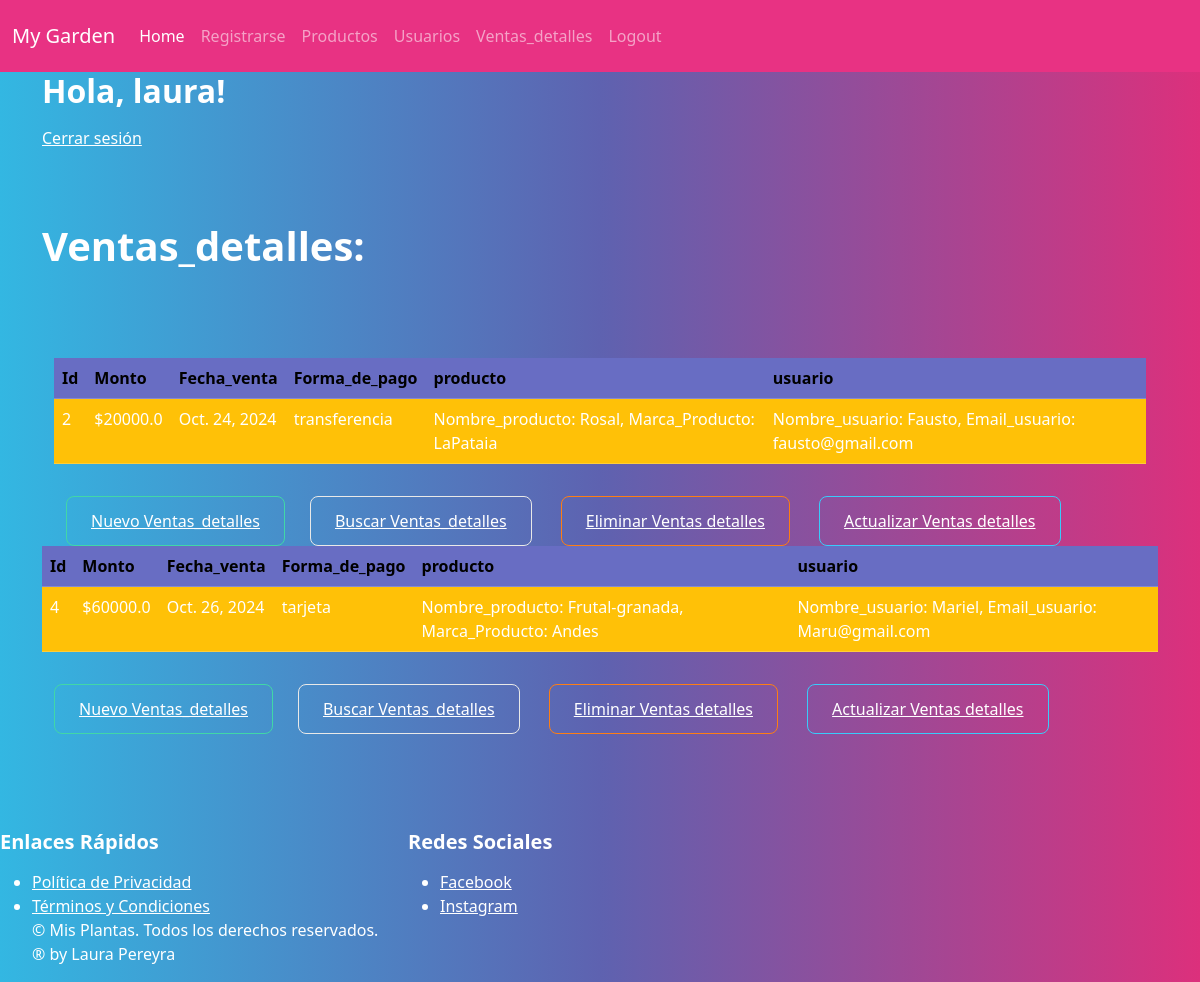
The page /venta_detalles/ (signed in) on the database its author committed.
### App5/models.py (models this page shows, shortened)
class Ventas_detalles(models.Model):
    monto = models.FloatField()
    fecha_venta = models.DateField()
    forma_de_pago = models.CharField(max_length=25)
    producto = models.ForeignKey(Productos, on_delete=models.CASCADE)
    usuario = models.ForeignKey(Usuarios, on_delete=models.CASCADE)

class Productos(models.Model):
    nombre_producto = models.CharField(max_length=30)
    marca_producto = models.CharField(max_length=20)
    def __str__(self):
        return f'Nombre_producto: {self.nombre_producto}, Marca_Producto: {self.marca_producto}'

class Usuarios(models.Model):
    nombre_usuario = models.CharField(max_length=30)
    email_usuario = models.EmailField()
    def __str__(self):
        return f'Nombre_usuario: {self.nombre_usuario}, Email_usuario: {self.email_usuario}'

### App5/views.py (the view)
# urls.py: path('venta_detalles/', views.mostrar_ventas_detalles, name='Ventas_detalles'),
def mostrar_ventas_detalles(request):
    venta_detalle = Ventas_detalles.objects.all()
    context = {'venta_detalle': venta_detalle}
    return render(request, 'App5/ventas_detalles.html', context=context)

### App5/Templates/App5/ventas_detalles.html (shortened to what this page needs)
{% extends 'App5/base.html' %}
{% load static %}
{% block codigoDinamico %}
<div class="container">
    <h1> Ventas_detalles: </h1> <br> <br> <br>
{% for ventas_detalles in venta_detalle %}
        <div class="container">
            <table class="table table-hover">
                <tbody>
                    <th scope="col">Id</th>
                    <th scope="col">Monto</th>
                    <th scope="col">Fecha_venta</th>
                    <th scope="col">Forma_de_pago</th>
                    <th scope="col">producto</th>
                    <th scope="col">usuario</th>
                    <tr class="table-warning">
                        <td>  {{ ventas_detalles.id}}</td>
                        <td> ${{ ventas_detalles.monto}}</td>
                        <td>  {{ ventas_detalles.fecha_venta}}</td>
                        <td>  {{ ventas_detalles.forma_de_pago}}</td>
                        <td>  {{ ventas_detalles.producto}}</td>
                        <td>  {{ ventas_detalles.usuario}}</td>
                    </tr>
                </tbody>
            </table>
            <div class="container">
                <button type="button" class="btn btn-outline-success">
                    <a href="{% url 'Crear Ventas_detalles' %}">Nuevo Ventas_detalles</a>
                </button>&nbsp; &nbsp; &nbsp;
                <button type="button" class="btn btn-outline-light">
                    <a href="{% url 'Buscar ventas_detalles' %}">Buscar Ventas_detalles</a>
                </button> &nbsp; &nbsp; &nbsp;
                <button type="button" class="btn btn-outline-danger">
                    <a href="{% url 'Eliminar Ventas detalles' ventas_detalles_id=ventas_detalles.id %}">Eliminar Ventas detalles</a>
                </button> &nbsp; &nbsp; &nbsp;
                <button type="button" class="btn btn-outline-info">
                    <a href="{% url 'Actualizar Ventas detalles' ventas_detalles_id=ventas_detalles.id %}">Actualizar Ventas detalles</a>
                </button>
            </div>
        </div>
    </div>
    {% endfor %}
{% endblock %}

### App5/Templates/App5/base.html (shortened to what this page needs)
{% load static %}
<!DOCTYPE html>
<html lang="en">
<head>
    <link href="https://bootswatch.com/5/quartz/bootstrap.min.css" rel="stylesheet"/>
    <link href="{% static 'App5/styles.css' %}" rel="stylesheet" />
    <link href="{% static 'App5/bootstrap.css' %}" rel="stylesheet" />
</head>
<body>
    <nav class="navbar navbar-expand-lg bg-primary" data-bs-theme="dark">
        <div class="container-fluid">
          <a class="navbar-brand" href="#">My Garden</a>
          <div class="collapse navbar-collapse" id="navbarColor01">
            <ul class="navbar-nav me-auto">
              <li class="nav-item">
                <a class="nav-link active" href="{% url 'Home' %}">Home
                </a>
              </li>
              <li class="nav-item">
                <a class="nav-link" href="{% url 'Registro' %}">Registrarse</a>
                </li>
                {% if request.user.is_authenticated %}
                <li class="nav-item">
                  <a class="nav-link" href="{% url 'Productos' %}">Productos</a>
                </li>
                <li class="nav-item">
                  <a class="nav-link" href="{% url 'Usuarios' %}">Usuarios</a>
                </li>
                <li class="nav-item">
                  <a class="nav-link" href="{% url 'Ventas_detalles' %}">Ventas_detalles</a>
                </li>
                <li class="nav-item">
                  <a class="nav-link" href="{% url 'logout' %}">Logout</a>
                </li>
                {% else %}
                <li class="nav-item">
                  <a class="nav-link" href="{% url 'login' %}">Login</a>
                </li>
                {% endif %}
              </ul>
            </div>
          </div>
        </nav>
        <div class="container">
        {% if request.user.is_authenticated %}
        <h2> Hola, {{user.username}}!</h2>
             <a href="{% url 'logout' %}">Cerrar sesión</a>
             {% else %}
                 <h2>No has iniciado sesión. <a href="{% url 'login' %}">Inicia sesión aquí</a>
             {% endif %}
                </div><br> <br> <br>
              {% block codigoDinamico %}
              {% endblock %}
<footer class="mt-5">
  <div class="row">
    <div class="col-md-4">
        <h5>Enlaces Rápidos</h5>
        <ul>
            <li><a href="{% url 'privacy_policy' %}">Política de Privacidad</a></li>
            <li><a href="{% url 'terms_conditions' %}">Términos y Condiciones</a></li>
            <p>&copy;  Mis Plantas. Todos los derechos reservados. ® by Laura Pereyra</p>
        </ul>
    </div>
    <div class="col-md-4">
        <h5>Redes Sociales</h5>
        <ul>
            <li><a href="#">Facebook</a></li>
            <li><a href="#">Instagram</a></li>
        </ul>
    </div>
</div>
</footer>
</body>
</html>

### rows shown on the page
Ventas_detalles: id "2", monto "20000.0", fecha_venta "Oct. 24, 2024", forma_de_pago "transferencia", producto "Nombre_producto: Rosal, Marca_Producto: LaPataia", usuario "Nombre_usuario: Fausto, Email_usuario: fausto@gmail.com"
Ventas_detalles: id "4", monto "60000.0", fecha_venta "Oct. 26, 2024", forma_de_pago "tarjeta", producto "Nombre_producto: Frutal-granada, Marca_Producto: Andes", usuario "Nombre_usuario: Mariel, Email_usuario: Maru@gmail.com"

### other values the page prints
{{ user.username }} "laura"
